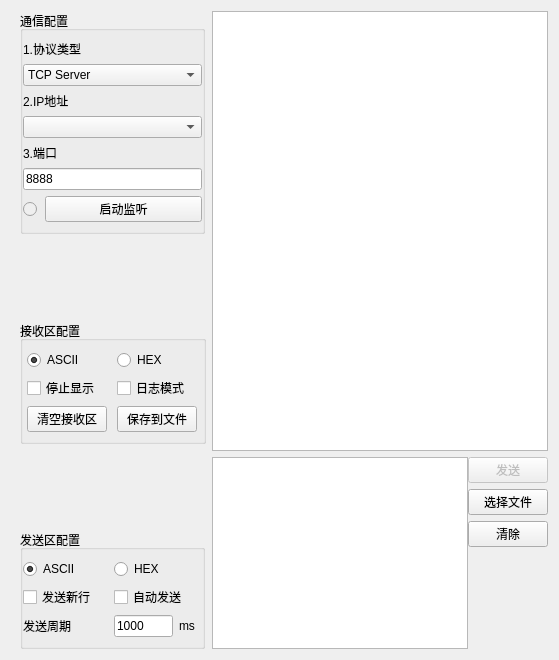
     <widget class="QWidget" name="netPage">
      <property name="minimumSize">
       <size>
        <width>0</width>
        <height>160</height>
       </size>
      </property>
      <layout class="QGridLayout" name="gridLayout_5">
       <item row="0" column="0" rowspan="2">
        <widget class="QWidget" name="netConfigWidget" native="true">
         <property name="minimumSize">
          <size>
           <width>195</width>
           <height>0</height>
          </size>
         </property>
         <property name="maximumSize">
          <size>
           <width>200</width>
           <height>16777215</height>
          </size>
         </property>
         <layout class="QVBoxLayout" name="verticalLayout_3">
          <property name="spacing">
           <number>0</number>
          </property>
          <property name="leftMargin">
           <number>9</number>
          </property>
          <property name="topMargin">
           <number>0</number>
          </property>
          <property name="rightMargin">
           <number>0</number>
          </property>
          <property name="bottomMargin">
           <number>0</number>
          </property>
          <item>
           <widget class="QGroupBox" name="netConfigGroup">
            <property name="enabled">
             <bool>true</bool>
            </property>
            <property name="maximumSize">
             <size>
              <width>185</width>
              <height>16777215</height>
             </size>
            </property>
            <property name="title">
             <string>通信配置</string>
            </property>
            <layout class="QGridLayout" name="gridLayout_7">
             <property name="leftMargin">
              <number>0</number>
             </property>
             <property name="rightMargin">
              <number>0</number>
             </property>
             <item row="0" column="0" colspan="2">
              <widget class="QLabel" name="netProtocolLabel">
               <property name="text">
                <string>1.协议类型</string>
               </property>
              </widget>
             </item>
             <item row="1" column="0" colspan="2">
              <widget class="QComboBox" name="netProtocol">
               <item>
                <property name="text">
                 <string>TCP Server</string>
                </property>
               </item>
               <item>
                <property name="text">
                 <string>TCP Client</string>
                </property>
               </item>
               <item>
                <property name="text">
                 <string>UDP</string>
                </property>
               </item>
              </widget>
             </item>
             <item row="2" column="0" colspan="2">
              <widget class="QLabel" name="netIpLabel">
               <property name="text">
                <string>2.IP地址</string>
               </property>
              </widget>
             </item>
             <item row="3" column="0" colspan="2">
              <widget class="QComboBox" name="netIp"/>
             </item>
             <item row="4" column="0" colspan="2">
              <widget class="QLabel" name="netComLabel">
               <property name="text">
                <string>3.端口</string>
               </property>
              </widget>
             </item>
             <item row="5" column="0" colspan="2">
              <widget class="QLineEdit" name="netPort">
               <property name="text">
                <string>8888</string>
               </property>
              </widget>
             </item>
             <item row="6" column="0">
              <widget class="QRadioButton" name="netStateBtn">
               <property name="enabled">
                <bool>false</bool>
               </property>
               <property name="maximumSize">
                <size>
                 <width>16</width>
                 <height>16</height>
                </size>
               </property>
               <property name="text">
                <string/>
               </property>
              </widget>
             </item>
             <item row="6" column="1">
              <widget class="QPushButton" name="netOperateBtn">
               <property name="text">
                <string>启动监听</string>
               </property>
              </widget>
             </item>
            </layout>
           </widget>
          </item>
          <item>
           <spacer name="netConfigVerticalSpacer1">
            <property name="orientation">
             <enum>Qt::Vertical</enum>
            </property>
            <property name="sizeHint" stdset="0">
             <size>
              <width>18</width>
              <height>87</height>
             </size>
            </property>
           </spacer>
          </item>
          <item>
           <widget class="QGroupBox" name="netRecGroup">
            <property name="maximumSize">
             <size>
              <width>16777215</width>
              <height>16777215</height>
             </size>
            </property>
            <property name="title">
             <string>接收区配置</string>
            </property>
            <layout class="QGridLayout" name="gridLayout_8">
             <property name="leftMargin">
              <number>0</number>
             </property>
             <property name="rightMargin">
              <number>0</number>
             </property>
             <item row="0" column="0">
              <widget class="QRadioButton" name="netRecAsciiBtn">
               <property name="maximumSize">
                <size>
                 <width>67</width>
                 <height>16777215</height>
                </size>
               </property>
               <property name="text">
                <string>ASCII</string>
               </property>
               <property name="checked">
                <bool>true</bool>
               </property>
              </widget>
             </item>
             <item row="0" column="1">
              <widget class="QRadioButton" name="netRecHexBtn">
               <property name="enabled">
                <bool>true</bool>
               </property>
               <property name="sizePolicy">
                <sizepolicy hsizetype="Fixed" vsizetype="Fixed">
                 <horstretch>0</horstretch>
                 <verstretch>0</verstretch>
                </sizepolicy>
               </property>
               <property name="maximumSize">
                <size>
                 <width>51</width>
                 <height>16777215</height>
                </size>
               </property>
               <property name="text">
                <string>HEX</string>
               </property>
              </widget>
             </item>
             <item row="1" column="0">
              <widget class="QCheckBox" name="netRecStopBtn">
               <property name="text">
                <string>停止显示</string>
               </property>
              </widget>
             </item>
             <item row="1" column="1">
              <widget class="QCheckBox" name="netRecLogBtn">
               <property name="text">
                <string>日志模式</string>
               </property>
              </widget>
             </item>
             <item row="2" column="0">
              <widget class="QPushButton" name="netRecClearBtn">
               <property name="maximumSize">
                <size>
                 <width>16777215</width>
                 <height>16777215</height>
                </size>
               </property>
               <property name="text">
                <string>清空接收区</string>
               </property>
              </widget>
             </item>
             <item row="2" column="1">
              <widget class="QPushButton" name="netRecSaveBtn">
               <property name="sizePolicy">
                <sizepolicy hsizetype="Fixed" vsizetype="Fixed">
                 <horstretch>0</horstretch>
                 <verstretch>0</verstretch>
                </sizepolicy>
               </property>
               <property name="maximumSize">
                <size>
                 <width>16777215</width>
                 <height>16777215</height>
                </size>
               </property>
               <property name="text">
                <string>保存到文件</string>
               </property>
              </widget>
             </item>
            </layout>
           </widget>
          </item>
          <item>
           <spacer name="netConfigVerticalSpacer2">
            <property name="orientation">
             <enum>Qt::Vertical</enum>
            </property>
            <property name="sizeHint" stdset="0">
             <size>
              <width>18</width>
              <height>86</height>
             </size>
            </property>
           </spacer>
          </item>
          <item>
           <widget class="QGroupBox" name="netSendGroup">
            <property name="maximumSize">
             <size>
              <width>185</width>
              <height>16777215</height>
             </size>
            </property>
            <property name="title">
             <string>发送区配置</string>
            </property>
            <layout class="QGridLayout" name="gridLayout_9">
             <property name="leftMargin">
              <number>0</number>
             </property>
             <property name="rightMargin">
              <number>0</number>
             </property>
             <item row="2" column="3">
              <widget class="QLabel" name="netSendCycleMsLabel">
               <property name="sizePolicy">
                <sizepolicy hsizetype="Fixed" vsizetype="Fixed">
                 <horstretch>0</horstretch>
                 <verstretch>0</verstretch>
                </sizepolicy>
               </property>
               <property name="maximumSize">
                <size>
                 <width>21</width>
                 <height>16777215</height>
                </size>
               </property>
               <property name="text">
                <string>ms</string>
               </property>
              </widget>
             </item>
             <item row="1" column="2" colspan="2">
              <widget class="QCheckBox" name="netSendAutoBtn">
               <property name="sizePolicy">
                <sizepolicy hsizetype="Fixed" vsizetype="Fixed">
                 <horstretch>0</horstretch>
                 <verstretch>0</verstretch>
                </sizepolicy>
               </property>
               <property name="minimumSize">
                <size>
                 <width>91</width>
                 <height>0</height>
                </size>
               </property>
               <property name="maximumSize">
                <size>
                 <width>91</width>
                 <height>16777215</height>
                </size>
               </property>
               <property name="text">
                <string>自动发送</string>
               </property>
              </widget>
             </item>
             <item row="0" column="0">
              <widget class="QRadioButton" name="netSendAsciiBtn">
               <property name="minimumSize">
                <size>
                 <width>61</width>
                 <height>0</height>
                </size>
               </property>
               <property name="maximumSize">
                <size>
                 <width>61</width>
                 <height>16777215</height>
                </size>
               </property>
               <property name="text">
                <string>ASCII</string>
               </property>
               <property name="checked">
                <bool>true</bool>
               </property>
              </widget>
             </item>
             <item row="2" column="0" colspan="2">
              <widget class="QLabel" name="netSendCycleLabel">
               <property name="sizePolicy">
                <sizepolicy hsizetype="Fixed" vsizetype="Fixed">
                 <horstretch>0</horstretch>
                 <verstretch>0</verstretch>
                </sizepolicy>
               </property>
               <property name="maximumSize">
                <size>
                 <width>90</width>
                 <height>16777215</height>
                </size>
               </property>
               <property name="text">
                <string>发送周期</string>
               </property>
              </widget>
             </item>
             <item row="2" column="2">
              <widget class="QLineEdit" name="netSendCycleEdit">
               <property name="enabled">
                <bool>true</bool>
               </property>
               <property name="sizePolicy">
                <sizepolicy hsizetype="Fixed" vsizetype="Fixed">
                 <horstretch>0</horstretch>
                 <verstretch>0</verstretch>
                </sizepolicy>
               </property>
               <property name="maximumSize">
                <size>
                 <width>60</width>
                 <height>16777215</height>
                </size>
               </property>
               <property name="text">
                <string>1000</string>
               </property>
              </widget>
             </item>
             <item row="1" column="0" colspan="2">
              <widget class="QCheckBox" name="netSendNewlineBtn">
               <property name="minimumSize">
                <size>
                 <width>87</width>
                 <height>0</height>
                </size>
               </property>
               <property name="maximumSize">
                <size>
                 <width>87</width>
                 <height>16777215</height>
                </size>
               </property>
               <property name="text">
                <string>发送新行</string>
               </property>
              </widget>
             </item>
             <item row="0" column="2">
              <widget class="QRadioButton" name="netSendHexBtn">
               <property name="minimumSize">
                <size>
                 <width>51</width>
                 <height>0</height>
                </size>
               </property>
               <property name="maximumSize">
                <size>
                 <width>51</width>
                 <height>16777215</height>
                </size>
               </property>
               <property name="text">
                <string>HEX</string>
               </property>
              </widget>
             </item>
            </layout>
           </widget>
          </item>
         </layout>
        </widget>
       </item>
       <item row="0" column="1">
        <widget class="QTextBrowser" name="netRecText">
         <property name="minimumSize">
          <size>
           <width>0</width>
           <height>311</height>
          </size>
         </property>
         <property name="html">
          <string>&lt;!DOCTYPE HTML PUBLIC &quot;-//W3C//DTD HTML 4.0//EN&quot; &quot;http://www.w3.org/TR/REC-html40/strict.dtd&quot;&gt;
&lt;html&gt;&lt;head&gt;&lt;meta name=&quot;qrichtext&quot; content=&quot;1&quot; /&gt;&lt;style type=&quot;text/css&quot;&gt;
p, li { white-space: pre-wrap; }
&lt;/style&gt;&lt;/head&gt;&lt;body style=&quot; font-family:'SimSun'; font-size:9pt; font-weight:400; font-style:normal;&quot;&gt;
&lt;p style=&quot;-qt-paragraph-type:empty; margin-top:0px; margin-bottom:0px; margin-left:0px; margin-right:0px; -qt-block-indent:0; text-indent:0px; font-size:10pt;&quot;&gt;&lt;br /&gt;&lt;/p&gt;&lt;/body&gt;&lt;/html&gt;</string>
         </property>
        </widget>
       </item>
       <item row="1" column="1">
        <layout class="QGridLayout" name="gridLayout_10">
         <property name="horizontalSpacing">
          <number>0</number>
         </property>
         <property name="verticalSpacing">
          <number>6</number>
         </property>
         <item row="1" column="1">
          <widget class="QPushButton" name="netSendFileBtn">
           <property name="text">
            <string>选择文件</string>
           </property>
          </widget>
         </item>
         <item row="0" column="0" rowspan="4">
          <widget class="QTextEdit" name="netSendText">
           <property name="minimumSize">
            <size>
             <width>0</width>
             <height>160</height>
            </size>
           </property>
           <property name="maximumSize">
            <size>
             <width>16777215</width>
             <height>203</height>
            </size>
           </property>
          </widget>
         </item>
         <item row="3" column="1">
          <spacer name="netSendverticalSpacer1">
           <property name="orientation">
            <enum>Qt::Vertical</enum>
           </property>
           <property name="sizeType">
            <enum>QSizePolicy::Maximum</enum>
           </property>
           <property name="sizeHint" stdset="0">
            <size>
             <width>20</width>
             <height>58</height>
            </size>
           </property>
          </spacer>
         </item>
         <item row="0" column="1">
          <widget class="QPushButton" name="netSendBtn">
           <property name="enabled">
            <bool>false</bool>
           </property>
           <property name="text">
            <string>发送</string>
           </property>
          </widget>
         </item>
         <item row="2" column="1">
          <widget class="QPushButton" name="netSendClearBtn">
           <property name="text">
            <string>清除</string>
           </property>
          </widget>
         </item>
        </layout>
       </item>
      </layout>
     </widget>
